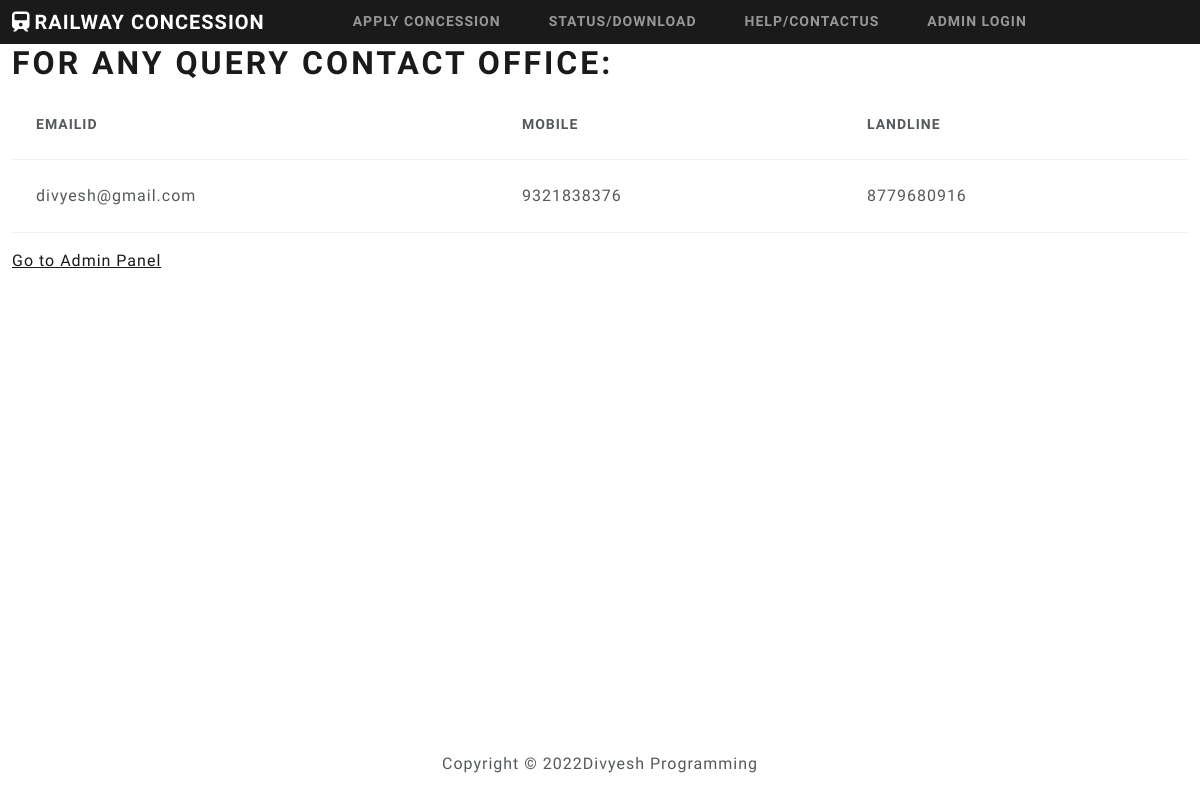
The app's page /contact with its own data.
### MyApp/models.py (models this page shows)
class ContactU(models.Model):
    email=models.EmailField(max_length=150)
    mobile_1=models.IntegerField()
    mobile_2=models.IntegerField()

### MyApp/views.py (the view)
# urls.py: path('contact', views.contact, name='contact'),
def contact(request):
      contact=ContactU.objects.all()
      context={"contacts":contact}
      return render(request,'MyApp/contact.html',context)

### MyApp/templates/MyApp/contact.html
{% extends "MyApp/base.html" %}
{% block body %}
<h1>For Any Query  Contact Office:</h1>
{% if contacts %}
<div class="table-responsive"><table class="table table-hover">
    <thead>
      <tr>
        <th scope="col">EmailID</th>
        <th scope="col">Mobile</th>
        <th scope="col">LandLine</th>
      </tr>
    </thead>
    <tbody>
        {% for contact in contacts %}
      <tr>
        <td>{{contact.email}}</td>
        <td>{{contact.mobile_1}}</td>
        <td>{{contact.mobile_2}}</td>
    </tr>
    {% endfor %}
    </tbody>
    </table>
</div>
{% endif %}
<a href="{% url 'adminindex' %}">Go to Admin Panel</a>
{% endblock %}

### records on screen
ContactU: email "divyesh@gmail.com", mobile_1 "9321838376", mobile_2 "8779680916"
